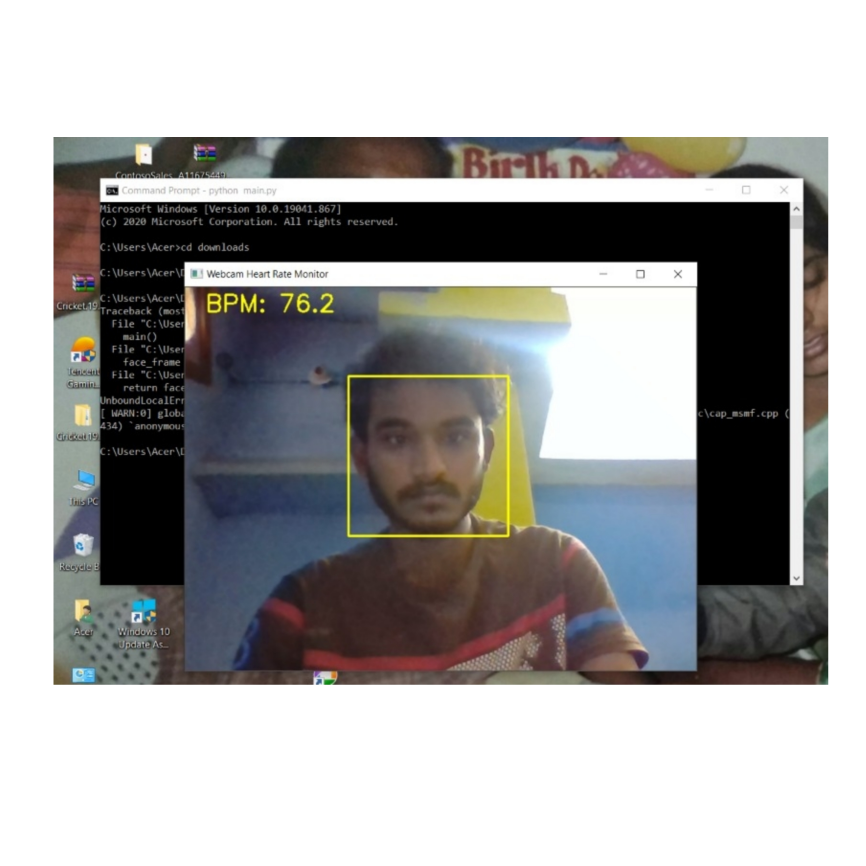
#> input picture CAPSTONE/project_photos/PicsArt_03-31-07.16.03.jpg, 3464 x 3464 px, given in place of the camera (shown at 1/4 size)
$ python main.py   (older library calls are emulated)
#> lines starting #> are read from the running program, lines starting #| are printed output that depends on the picture
### CAPSTONE/HRM/helpers.py
import numpy as np
import cv2
import sys

# Helper Methods
def buildGauss(frame, levels):
#> called with levels = 4
    pyramid = [frame]
    for level in range(levels):
        frame = cv2.pyrDown(frame)
        pyramid.append(frame)
#> in main, frame is the input picture: shape (3464, 3464, 3); mean B, G, R 164.8, 165.5, 166.3
    return pyramid


# [6 lines left out: function reconstructFrame, not called in this run]


def detect_face(frame, cascade):
    frame_gray = cv2.cvtColor(frame, cv2.COLOR_BGR2GRAY)
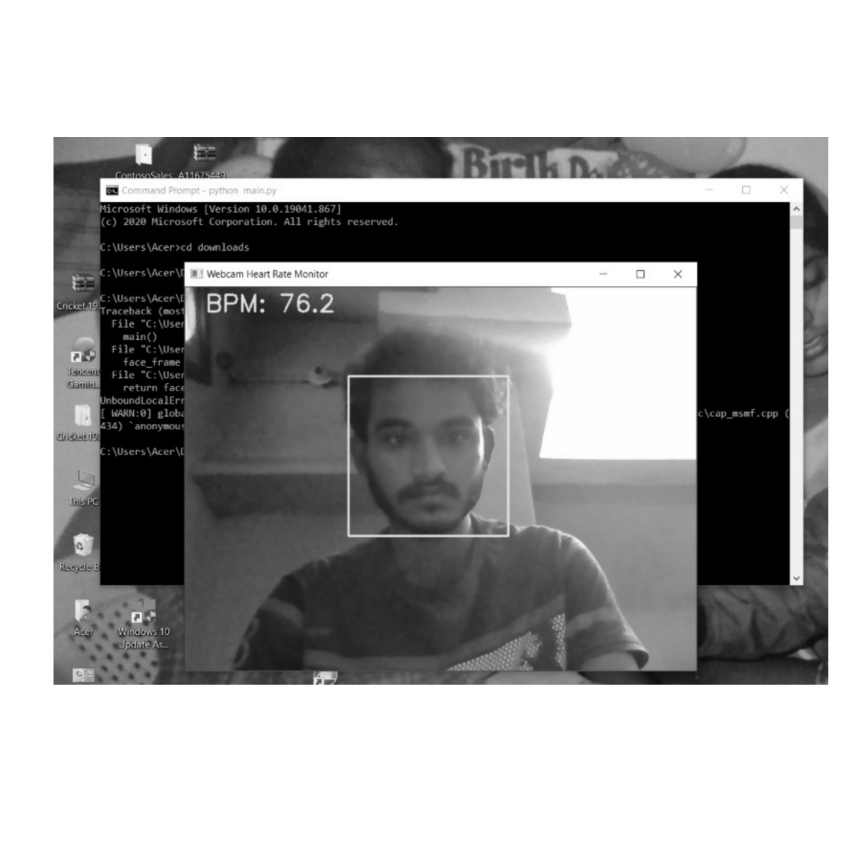
#> frame_gray: shape (3464, 3464) (shown at 1/4 size); min 0, max 255, mean 165.7
    frame_gray = cv2.equalizeHist(frame_gray)
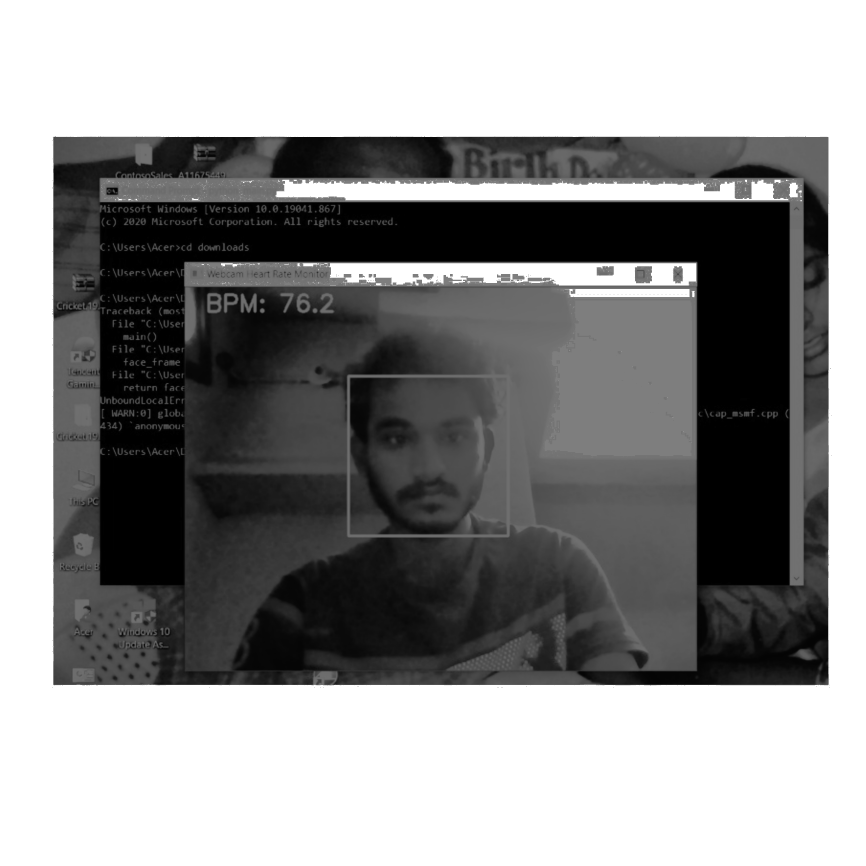
#> frame_gray: shape (3464, 3464) (shown at 1/4 size); min 0, max 255, mean 143.9
    #-- Detect faces
    faces = cascade.detectMultiScale(frame_gray)
#> faces = [[721, 1542, 22, 22], [237, 926, 199, 199], [1412, 1523, 606, 606]]
    for (x,y,w,h) in faces:
        cv2.rectangle(frame, (x,y), (x+w,y+h), (0,255,255), 2)
        center = (x + w//2, y + h//2)
        face_roi = frame[y:y+h,x:x+w]
#> this loop made 3 passes
#> (x, y, w, h, center) on passes 1 to 3: (721, 1542, 22, 22, (732, 1553)), (237, 926, 199, 199, (336, 1025)), (1412, 1523, 606, 606, (1715, 1826))
#> pass 1, in detect_face, `face_roi = frame[y:y+h,x:x+w]`:
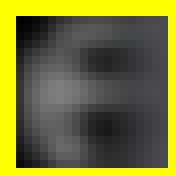
#> face_roi: shape (22, 22, 3) (shown 8 times larger); mean B, G, R 51.6, 115.4, 114.9
#> pass 2, in detect_face, `face_roi = frame[y:y+h,x:x+w]`:
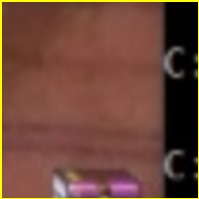
#> face_roi: shape (199, 199, 3); mean B, G, R 56, 70.8, 110.5
#> pass 3, in detect_face, `face_roi = frame[y:y+h,x:x+w]`:
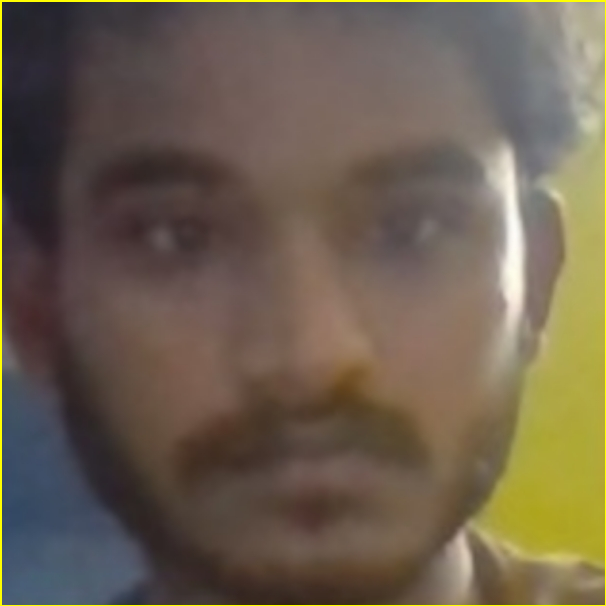
#> face_roi: shape (606, 606, 3); mean B, G, R 79, 95.5, 108.4
        # cv2.rectangle(face_roi, (x,y), (x+w//2,y+h//2), (0,255,255), 2)
    return face_roi

### CAPSTONE/HRM/main.py
import cv2
from helpers import buildGauss, reconstructFrame, detect_face
import numpy as np


# Parameters
videoWidth = 40
videoHeight = 30
videoChannels = 3
videoFrameRate = 15

# Color Magnification Parameters
levels = 3
alpha = 170
minFrequency = 1.0
maxFrequency = 2.0
bufferSize = 150

# Output Display Parameters
font = cv2.FONT_HERSHEY_SIMPLEX
loadingTextLocation = (20, 30)
bpmTextLocation = (videoWidth//2 + 5, 30)
fontScale = 1
fontColor = (0,255,255)
lineType = 2
boxWeight = 3
# Initialize Gaussian Pyramid
firstFrame = np.zeros((videoHeight, videoWidth, videoChannels))
firstGauss = buildGauss(firstFrame, levels+1)[levels]
videoGauss = np.zeros((bufferSize, firstGauss.shape[0], firstGauss.shape[1], videoChannels))
fourierTransformAvg = np.zeros((bufferSize))

# Bandpass Filter for Specified Frequencies
frequencies = (1.0*videoFrameRate) * np.arange(bufferSize) / (1.0*bufferSize)
mask = (frequencies >= minFrequency) & (frequencies <= maxFrequency)

# Heart Rate Calculation Variables
bpmCalculationFrequency = 15
bpmBufferSize = 10
bpmBuffer = np.zeros((bpmBufferSize))


def main():

    webcam = cv2.VideoCapture(0)
    if not webcam.isOpened:
        print('--(!)Error opening video capture')
        exit(0)

    # Cascade loading
    face_cascade = cv2.CascadeClassifier()
    if not face_cascade.load('./haarcascade_frontalface_alt.xml'):
        print('--(!)Error loading face cascade')
        exit(0)
    bufferIndex = 0
    i = 0
    bpmBufferIndex = 0
    while (True):
        ret, frame = webcam.read()
        if ret == False:
            break

        # detect face frame
        face_frame = detect_face(frame, face_cascade)
        center = int(face_frame.shape[0]/2)
#> center = 303

        # slice a rect out of estimated forehead
        detectionFrame = face_frame[center+40:center+70, center-20:center+20, :]
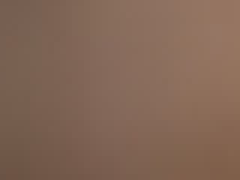
#> detectionFrame: shape (30, 40, 3) (shown 6 times larger); mean B, G, R 86, 102.5, 130.5

        # Construct Gaussian Pyramid
        videoGauss[bufferIndex] = buildGauss(detectionFrame, levels+1)[levels]
        fourierTransform = np.fft.fft(videoGauss, axis=0)

        # Bandpass Filter
        fourierTransform[mask == False] = 0

        # Pulse
        if bufferIndex % bpmCalculationFrequency == 0:
            i = i + 1
            for buf in range(bufferSize):
                fourierTransformAvg[buf] = np.real(fourierTransform[buf]).mean()
            hz = frequencies[np.argmax(fourierTransformAvg)]
            bpm = 60.0 * hz
            bpmBuffer[bpmBufferIndex] = bpm
            bpmBufferIndex = (bpmBufferIndex + 1) % bpmBufferSize

        # Amplify
        filtered = np.real(np.fft.ifft(fourierTransform, axis=0))
        filtered = filtered * alpha

        bufferIndex = (bufferIndex + 1) % bufferSize

        if i > bpmBufferSize:
            cv2.putText(frame, "BPM: {}".format(bpmBuffer.mean()), bpmTextLocation, font, fontScale, fontColor, lineType)
        else:
            cv2.putText(frame, "Calculating BPM...", loadingTextLocation, font, fontScale, fontColor, lineType)

        cv2.imshow("Webcam Heart Rate Monitor", frame)
        '''
        fps = webcam.get(cv2.CV_CAP_PROP_FPS)
        print("Frames per second using video.get(CV_CAP_PROP_FPS): {0}".format(fps))
		'''
        if cv2.waitKey(1) & 0xFF == ord('q'):
#> (key q is pressed here)
            break

    webcam.release()
    cv2.destroyAllWindows()

if __name__ == "__main__":
    main()

$ run again, on CAPSTONE/project_photos/PicsArt_03-31-08.28.57.jpg
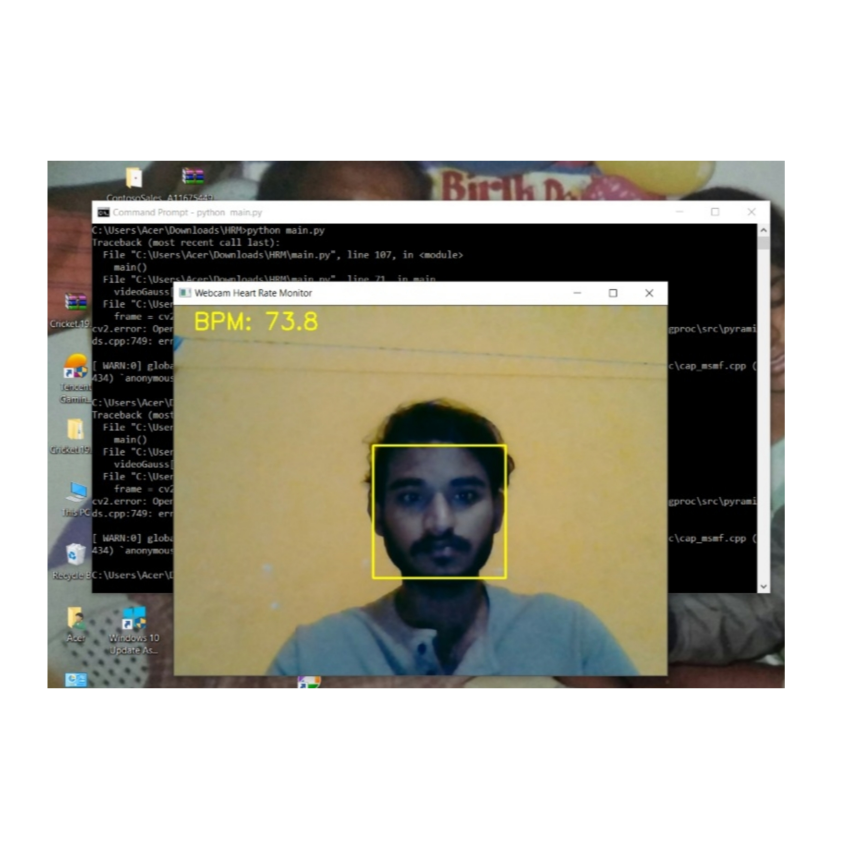
#> input picture CAPSTONE/project_photos/PicsArt_03-31-08.28.57.jpg, 3464 x 3464 px, given in place of the camera (shown at 1/4 size)
#> in main, frame is the input picture: shape (3464, 3464, 3); mean B, G, R 169, 179.2, 181.5
#> faces = [[230, 1014, 174, 174], [1487, 1774, 549, 549]]
#> the loop in detect_face, `for (x,y,w,h) in faces:` made 2 passes
#> (x, y, w, h, center) on passes 1 to 2: (230, 1014, 174, 174, (317, 1101)), (1487, 1774, 549, 549, (1761, 2048))
#> pass 1, in detect_face, `face_roi = frame[y:y+h,x:x+w]`:
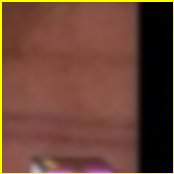
#> face_roi: shape (174, 174, 3); mean B, G, R 51.5, 68, 106.5
#> in main, `detectionFrame = face_frame[center+40:center+70, center-20:center+20, :]`:
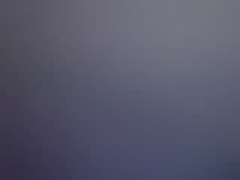
#> detectionFrame: shape (30, 40, 3) (shown 6 times larger); mean B, G, R 106.5, 87.6, 87

$ run again, on CAPSTONE/project_photos/PicsArt_03-31-08.29.18.jpg
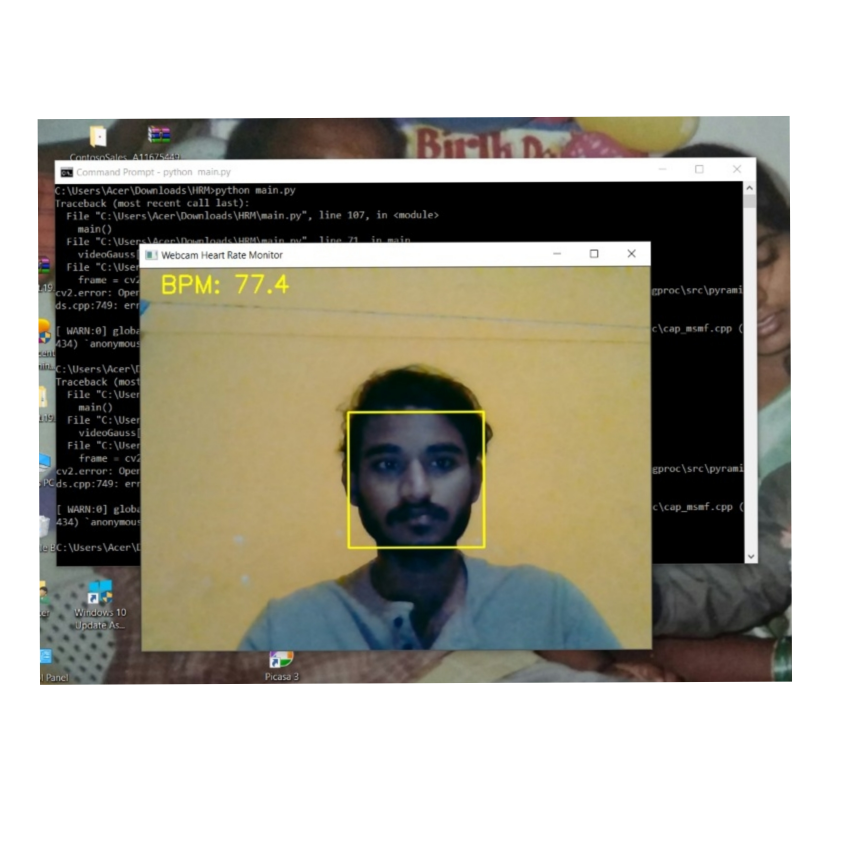
#> input picture CAPSTONE/project_photos/PicsArt_03-31-08.29.18.jpg, 3464 x 3464 px, given in place of the camera (shown at 1/4 size)
#> in main, frame is the input picture: shape (3464, 3464, 3); mean B, G, R 160.1, 171.2, 174
#> in detect_face, `frame_gray = cv2.equalizeHist(frame_gray)`:
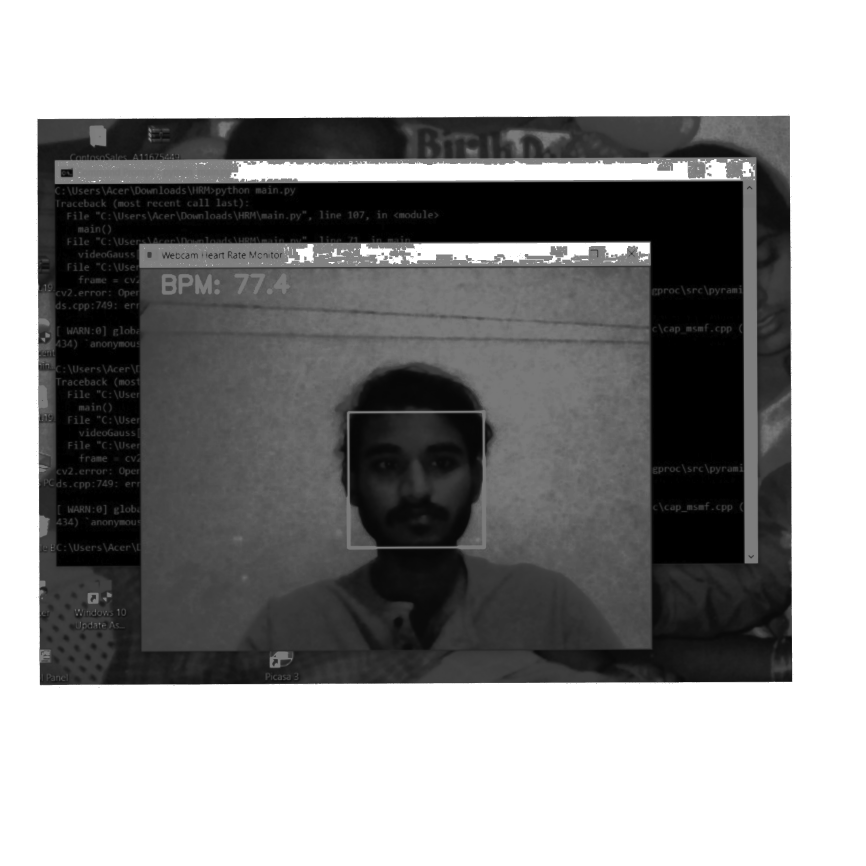
#> frame_gray: shape (3464, 3464) (shown at 1/4 size); min 0, max 255, mean 145.2
#> faces = [[337, 1468, 22, 22], [1381, 1638, 569, 569]]
#> the loop in detect_face, `for (x,y,w,h) in faces:` made 2 passes
#> (x, y, w, h, center) on passes 1 to 2: (337, 1468, 22, 22, (348, 1479)), (1381, 1638, 569, 569, (1665, 1922))
#> in main, `detectionFrame = face_frame[center+40:center+70, center-20:center+20, :]`:
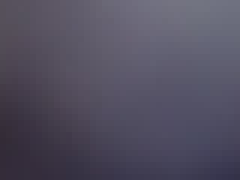
#> detectionFrame: shape (30, 40, 3) (shown 6 times larger); mean B, G, R 95.6, 78.7, 82.4
